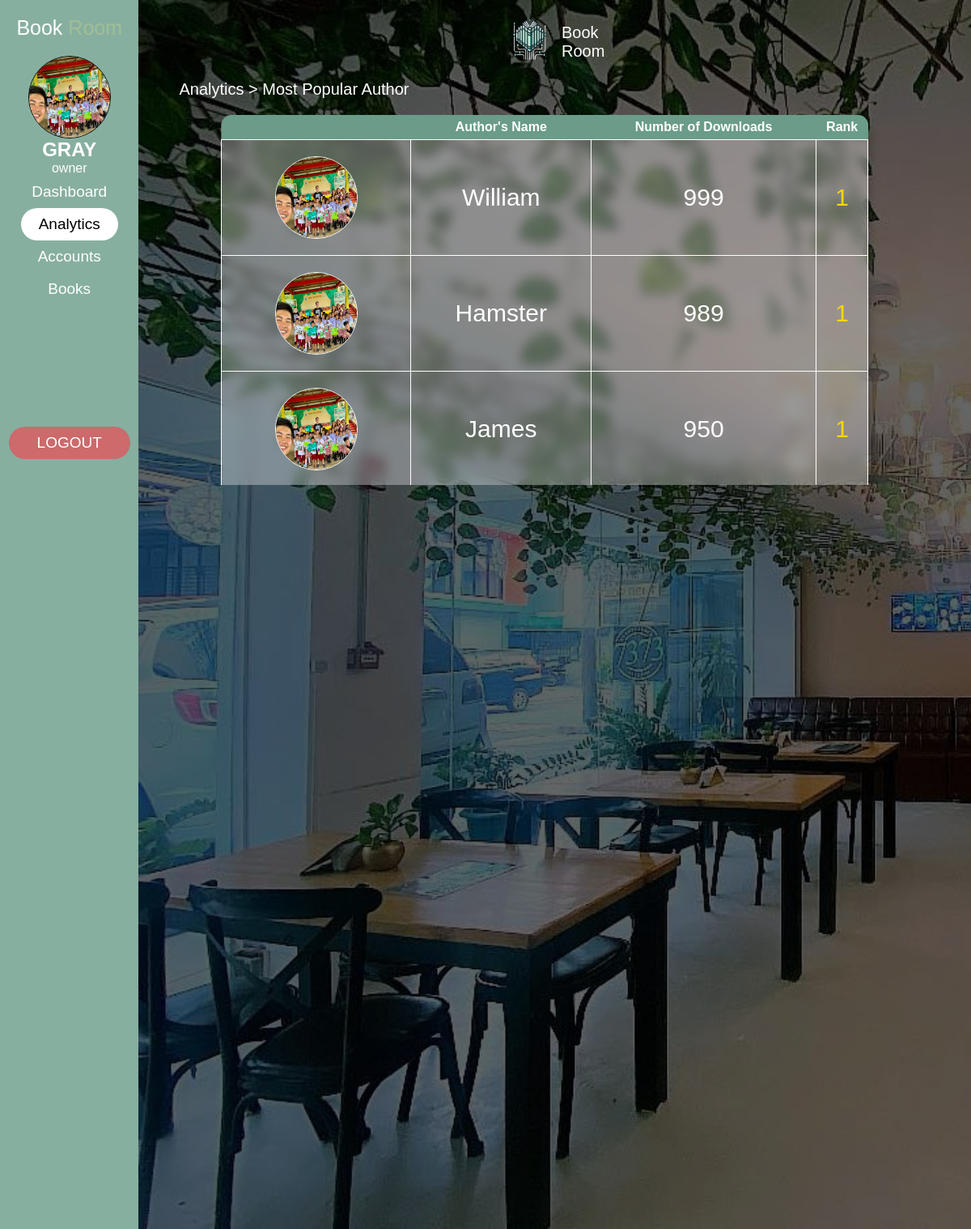
Screenshot of /ADMIN/admin_analytics_most_popular.php with the database file from the repository.
### tables this page shows
CREATE TABLE `author_account` (
  `authorID` int(255) NOT NULL,
  `email` varchar(255) NOT NULL,
  `password` varchar(255) NOT NULL,
  `fname` varchar(255) NOT NULL,
  `profile_pic` varchar(255) NOT NULL,
  `downloaded_books` int(255) NOT NULL,
  `birthday` varchar(255) NOT NULL,
  `phone_number` bigint(11) NOT NULL,
  `gender` varchar(11) NOT NULL,
  `fav_author_name` varchar(25) NOT NULL,
  `fav_book_title` varchar(25) NOT NULL,
  `fav_author_pic` varchar(25) NOT NULL,
  `fav_book_cover` varchar(25) NOT NULL,
  `account_status` varchar(11) NOT NULL,
  `total_books_posted` int(255) NOT NULL,
  `location` varchar(255) NOT NULL,
  `security_question` varchar(1000) NOT NULL,
  `security_answer` varchar(1000) NOT NULL
);

### ADMIN/admin_analytics_most_popular.php (the view, shortened to what this page needs)
<!DOCTYPE html>
<html lang="en">
<head>
    <link rel="stylesheet" href="admin_analytics_most_popular.css">
</head>
<body>
   <div class="container">
        <nav>
            <p class="CompanyName">Book <span>Room</span></p>
            <img src="../images/logo.jpg" alt="">
            <h2>GRAY</h2>
            <p>owner</p>
            <a href="admin_dashboard.php"><button type="button">Dashboard</button></a>
            <a href=""><button type="button" class="active">Analytics</button></a>
            <a href="admin_accounts.php"><button type="button">Accounts</button></a>
            <a href=""><button type="button">Books</button></a>
            <div class="logout">
                <a href=""><button type="button">LOGOUT</button></a>
            </div>
        </nav>
        <article>
            <div class="logo">
                <div class="picLogo">
                    <img src="../../images/weblogo.png" alt="">
                </div>
                <div class="logoName">
                    <p>Book</p>
                    <p>Room</p>
                </div>
            </div>
            <div class="mainContainer">
                    <div class="breadBrumbs">
                        <p><a href="admin_analytics.php">Analytics</a> > Most Popular Author</p>
                    </div>
                   <div class="scrolldable">
                        <table>
                            <tr>
                                <th class="fth"></th>
                                <th>Author's Name</th>
                                <th>Number of Downloads</th>
                                <th class="rth">Rank</th>
                            </tr>
                            <?php
                                include 'db.php';
                                $selectTopTEN = mysqli_query($conn, "SELECT * FROM author_account ORDER BY downloaded_books DESC LIMIT 10");
                                while ($result = mysqli_fetch_assoc($selectTopTEN)) {
                            ?>
                            <tr>
                                <td><img src="../images/<?=$result['profile_pic'];?>" alt=""></td>
                                <td><?= $result['fname'];?></td>
                                <td><?= $result['downloaded_books'];?></td>
                                <td style="color: gold;"><?php
                                for ($i=1; $i <2; $i++) {
                                    echo $i;
                                }
                                ?></td>
                            </tr>
                            <?php
                                }
                            ?>
                        </table>
                   </div>
            </div>
        </article>
   </div>
</body>
</html>

### ADMIN/admin_analytics_most_popular.css (style rules this page uses)
* { margin: 0; padding: 0; font-family: sans-serif; }
a { text-decoration: none; }
.container { display: flex; }
nav { width: 200px; height: 100vh; background-color: #6a9c89cc; display: flex; flex-direction: column; align-items: center; color: white; }
nav span { color: #A1BE95; }
.CompanyName { margin-top: 20px; margin-bottom: 20px; font-size: 25px; }
nav img { width: 100px; height: 100px; border-radius: 50%; border: 1px solid black; }
nav button { width: 120px; height: 40px; background-color: transparent; border: none; color: white; font-size: 19px; }
nav .active { background-color: white; color: black; border-radius: 20px; }
nav .logout { margin-top: 150px; }
nav .logout button { width: 150px; height: 40px; background-color: #CC6A6C; color: white; border-radius: 25px; }
article { width: 100%; height: 100vh; background-image: url(../images/Ground.jpg); background-size: cover; position: relative; }
article::before { content: ""; position: absolute; top: 0; width: 100%; height: 100%; background: rgba(0,0,0,0.6); }
.logo { position: relative; display: flex; justify-content: center; align-items: center; }
.picLogo img { margin-top: 20px; width: 60px; height: 60px; }
.logoName { position: relative; color: white; margin-top: 20px; margin-left: 10px; font-size: 20px; }
.mainContainer { height: 500px; display: flex; justify-content: center; position: relative; margin-top: 15px; flex-direction: column; }
.breadBrumbs { color: white; font-size: 20px; margin-bottom: 20px; margin-left: 50px; }
.breadBrumbs a { text-decoration: none; color: white; }
table { width: 800px; height: 100px; border-collapse: collapse; background-color: #fff5; backdrop-filter: blur(7px); color: white; box-shadow: 0 .4rem .8rem #0005; border-radius: .8rem; overflow-y: auto; }
th { height: 30px; position: sticky; top: 0; background-color: #6A9C89; }
.rth { border-top-right-radius: .8rem; }
.fth { border-top-left-radius: .8rem; }
td { height: 30px; text-align: center; font-size: 30px; border: 1px solid white; }
td img { width: 100px; height: 100px; margin: 20px; border-radius: 50%; border: 1px solid white; vertical-align: middle; }
.scrolldable { width: 825px; height: 500px; overflow: auto; align-self: center; }

### rows the page displays
author_account: profile_pic (picture), fname "William", downloaded_books "999"
author_account: profile_pic (picture), fname "Hamster", downloaded_books "989"
author_account: profile_pic (picture), fname "James", downloaded_books "950"
